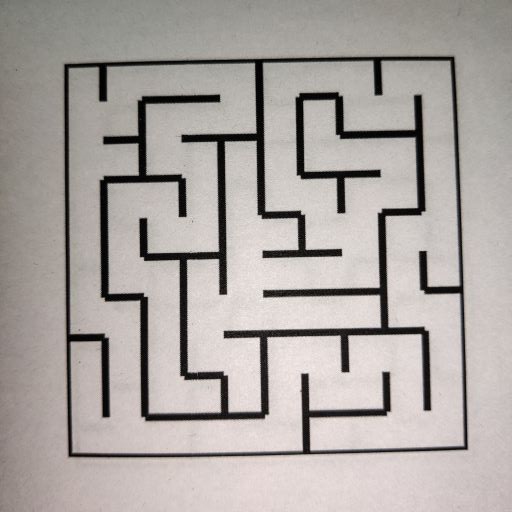
#> input picture Task 1/Start Afresh/1B Detect and Encode Maze/task_1b_detect_and_encode_maze/test_cases/maze00.jpg, 512 x 512 px, found by its file name; its folder holds only this picture in this run
$ python task_1b.py
#> lines starting #> are read from the running program, lines starting #| are printed output that depends on the picture; after the words box and inside, x2 and y2 are one past the last pixel; in counts of white or black regions, pixels touching at a corner belong together
#!/usr/bin/env python
# coding: utf-8

# In[1]:


'''
*****************************************************************************************
*
*        		===============================================
*           		Nirikshak Bot (NB) Theme (eYRC 2020-21)
*        		===============================================
*
*  This script is to implement Task 1B of Nirikshak Bot (NB) Theme (eYRC 2020-21).
*
*  This software is made available on an "AS IS WHERE IS BASIS".
*  Licensee/end user indemnifies and will keep e-Yantra indemnified from
*  any and all claim(s) that emanate from the use of the Software or
*  breach of the terms of this agreement.
*
*  e-Yantra - An MHRD project under National Mission on Education using ICT (NMEICT)
*
*****************************************************************************************
'''

# Team ID:			2182
# Author List:		Priyank Sisodia,Pranav Mittal
# Filename:			task_1b.py
# Functions:		applyPerspectiveTransform, detectMaze, writeToCsv
# 					getBorderCoordinates,orderedPolyDp,threshInputImage
# Global variables:
# 					[ List of global variables defined in this file ]


####################### IMPORT MODULES #######################
## You are not allowed to make any changes in this section. ##
## You have to implement this task with the three available ##
## modules for this task (numpy, opencv, csv)               ##
##############################################################
import numpy as np
import cv2
import csv
#import matplotlib.pyplot as plt
##############################################################


# In[2]:


################# ADD UTILITY FUNCTIONS HERE #################
## You can define any utility functions for your code.      ##
## Please add proper comments to ensure that your code is   ##
## readable and easy to understand.                         ##
##############################################################
def orderedPolyDp(corners):
    #ordering all the corners(output of aproxpoly give unordered cordinates of shape)
    rect = np.zeros((4, 2), dtype="float32")
    # the top-left point will have the smallest sum, whereas
    # the bottom-right point will have the largest sum
    s = corners.sum(axis=2)
    #print(s)
    rect[0] = corners[np.argmin(s)]
    rect[2] = corners[np.argmax(s)]
    #print(rect[0],rect[2])
    # now, compute the difference between the points, the
    # top-right point will have the smallest difference,
    # whereas the bottom-left will have the largest difference
    diff = np.diff(corners, axis=2)
    #print(diff)
    rect[1] = corners[np.argmin(diff)]
    rect[3] = corners[np.argmax(diff)]
    #small fault here ,if diff between both is same ???????????????????
    #order = topleft,topright,bottomright,bottomleft
    #print(f"final cordinates:",rect)
    return rect
def getBorderCoordinates(imgMorph):
    #finding the coordinates of corners of maze border
    #finding the ouutermost square
    contours, heirarchy = cv2.findContours(imgMorph,cv2.RETR_EXTERNAL,cv2.CHAIN_APPROX_NONE)
    #for c in contours:
    #print(len(contours))
    #getting the countour having max area
    maxCnt=contours[0]
    maxArea=0
    for cnt in contours:
        area=cv2.contourArea(cnt)
        if(area>maxArea):
            maxArea=area
            maxCnt=cnt
    perimeter = cv2.arcLength(maxCnt,True)
    corners = cv2.approxPolyDP(maxCnt, 0.01*perimeter,True)
    # [4 lines of commented-out code are left out]
    return corners
def threshInputImage(img):
    #thresholding image overall by increasing contrast and features
    imgGray = cv2.cvtColor(img,cv2.COLOR_BGR2GRAY)
    clahe = cv2.createCLAHE(clipLimit=2.0, tileGridSize=(8,8))
    imgGray = clahe.apply(imgGray)
    imgBlur = cv2.GaussianBlur(imgGray,(7,7),1)
    # [9 lines of commented-out code are left out]
    ret,imgThresh=cv2.threshold(imgBlur,0,255,cv2.THRESH_BINARY+cv2.THRESH_OTSU)
    return imgThresh
def morphInputImage(imgThresh):
    #thresholding specifically to get lines and features of maze
    kernel = np.ones((5, 5), np.uint8)
    #imgMorph=cv2.erode(imgThresh,kernel,iterations=2)
    #imgBlank = np.zeros_like(img)
    imgCanny = cv2.Canny(imgThresh,80,80)
    imgMorph=cv2.dilate(imgCanny,kernel,iterations=1)
    return imgMorph
def checkWall(roi):
    contours, _ = cv2.findContours(roi,cv2.RETR_EXTERNAL,cv2.CHAIN_APPROX_NONE)
    #for c in contours:
    #print(len(contours))
    #getting the countour having max area
    maxArea=0
    for cnt in contours:
        area=cv2.contourArea(cnt)
        if(area>maxArea):
            maxArea=area
    #print(maxArea)
    w,h=roi.shape
    if(maxArea>w*h/25):
        return True
    else:
        return False

##############################################################


# In[3]:


def applyPerspectiveTransform(input_img):

    """
    Purpose:
    ---
    takes a maze test case image as input and applies a Perspective Transfrom on it to isolate the maze

    Input Arguments:
    ---
    `input_img` :   [ numpy array ]
        maze image in the form of a numpy array

    Returns:
    ---
    `warped_img` :  [ numpy array ]
        resultant warped maze image after applying Perspective Transform

    Example call:
    ---
    warped_img = applyPerspectiveTransform(input_img)
    """

    warped_img = None

    ##############	ADD YOUR CODE HERE	##############

    #taking image-> gray-> canny ->findContour->draw contour on blank image
    img = input_img
    # [6 lines of commented-out code are left out]
    imgMorph=morphInputImage(threshInputImage(img))
    #plt.imshow(cv2.cvtColor(imgCanny,cv2.COLOR_BGR2RGB))
    #plt.imshow(cv2.cvtColor(imgMorph,cv2.COLOR_BGR2RGB))
    corners=getBorderCoordinates(imgMorph)
    rect=orderedPolyDp(corners)
    (tl, tr, br, bl) = rect
    #applying perspective transform
    # compute the width of the new image, which will be the
    # maximum distance between bottom-right and bottom-left
    # x-coordiates or the top-right and top-left x-coordinates
    widthA = np.sqrt(((br[0] - bl[0]) ** 2) + ((br[1] - bl[1]) ** 2))
    widthB = np.sqrt(((tr[0] - tl[0]) ** 2) + ((tr[1] - tl[1]) ** 2))
    maxWidth = max(int(widthA), int(widthB))
    # compute the height of the new image, which will be the
    # maximum distance between the top-right and bottom-right
    # y-coordinates or the top-left and bottom-left y-coordinates
    heightA = np.sqrt(((tr[0] - br[0]) ** 2) + ((tr[1] - br[1]) ** 2))
    heightB = np.sqrt(((tl[0] - bl[0]) ** 2) + ((tl[1] - bl[1]) ** 2))
    maxHeight = max(int(heightA), int(heightB))
    # now that we have the dimensions of the new image, construct
    # the set of destination points to obtain a "birds eye view",
    # (i.e. top-down view) of the image, again specifying points
    # in the top-left, top-right, bottom-right, and bottom-left
    # order
    dst = np.array([
        [0, 0],
        [maxWidth - 1, 0],
        [maxWidth - 1, maxHeight - 1],
        [0, maxHeight - 1]], dtype = "float32")
    #print(dst)
    # compute the perspective transform matrix and then apply it
    M = cv2.getPerspectiveTransform(rect, dst)
    warped_img = cv2.warpPerspective(img, M, (maxWidth, maxHeight))
    # [10 lines of commented-out code are left out]
    warped_img = cv2.resize(warped_img, (1280, 1280))
    ##################################################

    return warped_img
#path="test_cases/ball.jpeg"
#applyPerspectiveTransform(cv2.imread(path))


# In[4]:


def detectMaze(warped_img):

    """
    Purpose:
    ---
    takes the warped maze image as input and returns the maze encoded in form of a 2D array

    Input Arguments:
    ---
    `warped_img` :    [ numpy array ]
        resultant warped maze image after applying Perspective Transform

    Returns:
    ---
    `maze_array` :    [ nested list of lists ]
        encoded maze in the form of a 2D array

    Example call:
    ---
    maze_array = detectMaze(warped_img)
    """

    maze_array = []

    # [10 lines of commented-out code are left out]
    resultBitmap=morphInputImage(threshInputImage(warped_img.copy()))
    h,w=resultBitmap.shape
    #print(w,h)
    #maxe of 10 x 10
    w=(int)(w/10) #width of one unit
    h=(int)(h/10) #height of one unit
    wall=255#the pixel value at wall
    maze=10

    maze_array = np.zeros((maze,maze),dtype=np.uint8)
    # [10 lines of commented-out code are left out]
    for r in range(0,10,1):#row
        for c in range(0,10,1):#col
            score =0
            #creating an roi for each wall applying cv2.findCountour and storing the value in maze_array
            #we need to do this for alternate boxes only
            #this method need more improvement
            #roi for top
            #roi= resultBitmap[(int)(h*r-h/2):(int)(h*r+h/2),(int)(w*c):(int)(w*(c+1))]
            #top=checkWall(roi)
            #if((r==0)&(c==0)):
            #    plt.imshow(cv2.cvtColor(roi,cv2.COLOR_BGR2RGB))
            #roi for right
            #roi= resultBitmap[(int)(h*r):(int)(h*(r+1)),(int)(w*c-w/2):(int)(w*c+w/2)]
            #right=checkWall(roi)
            #roi for bottom
            #roi= resultBitmap[(int)(h*(r+1)-h/2):(int)(h*(r+1)+h/2),(int)(w*c):(int)(w*(c+1))]
            #bottom=checkWall(roi)
            #roi for left
            #roi= resultBitmap[(int)(h*r):(int)(h*(r+1)),(int)(w*(c+1)-w/2):(int)(w*(c+1)+w/2)]
            #left=checkWall(roi)
            top = resultBitmap[h*r+1,(int)(w*c+w/2)]==wall       #point at center of top
            right = resultBitmap[(int)(h*r+h/2),w*(c+1)-1]==wall#point at center of right
            bottom = resultBitmap[h*(r+1)-1,(int)(w*c+w/2)]==wall   #point at center of bottom
            left = resultBitmap[(int)(h*r+h/2),w*c+1]==wall         #point at center of left

            # [8 lines of commented-out code are left out]

            if top :
                score+=2
            if right:
                score+=4
            if bottom:
                score+=8
            if left:
                score+=1
            maze_array[r,c]=score
            # [24 lines of commented-out code are left out]
    maze_array=maze_array.tolist()
    return maze_array
#path="test_cases/maze04.jpg"
#cv2.imread(path)
#detectMaze(applyPerspectiveTransform(cv2.imread(path)))


# In[5]:


# NOTE:	YOU ARE NOT ALLOWED TO MAKE ANY CHANGE TO THIS FUNCTION
def writeToCsv(csv_file_path, maze_array):

	"""
	Purpose:
	---
	takes the encoded maze array and csv file name as input and writes the encoded maze array to the csv file

	Input Arguments:
	---
	`csv_file_path` :	[ str ]
		file path with name for csv file to write

	`maze_array` :		[ nested list of lists ]
		encoded maze in the form of a 2D array

	Example call:
	---
	warped_img = writeToCsv('test_cases/maze00.csv', maze_array)
	"""

	with open(csv_file_path, 'w', newline='') as file:
		writer = csv.writer(file)
		writer.writerows(maze_array)


# In[ ]:


# NOTE:	YOU ARE NOT ALLOWED TO MAKE ANY CHANGE TO THIS FUNCTION
#
# Function Name:    main
#        Inputs:    None
#       Outputs:    None
#       Purpose:    This part of the code is only for testing your solution. The function first takes 'maze00.jpg'
# 					as input, applies Perspective Transform by calling applyPerspectiveTransform function,
# 					encodes the maze input in form of 2D array by calling detectMaze function and writes this data to csv file
# 					by calling writeToCsv function, it then asks the user whether to repeat the same on all maze images
# 					present in 'test_cases' folder or not. Write your solution ONLY in the space provided in the above
# 					applyPerspectiveTransform and detectMaze functions.

if __name__ == "__main__":

	# path directory of images in 'test_cases' folder
	img_dir_path = 'test_cases/'

	# path to 'maze00.jpg' image file
	file_num = 0
	img_file_path = img_dir_path + 'maze0' + str(file_num) + '.jpg'

	print('\n============================================')
	print('\nFor maze0' + str(file_num) + '.jpg')

	# path for 'maze00.csv' output file
	csv_file_path = img_dir_path + 'maze0' + str(file_num) + '.csv'

	# read the 'maze00.jpg' image file
	input_img = cv2.imread(img_file_path)
#> input_img is the input picture: shape (512, 512, 3); mean B, G, R 161.5, 164.9, 171

	# get the resultant warped maze image after applying Perspective Transform
	warped_img = applyPerspectiveTransform(input_img)
#> in threshInputImage, `ret,imgThresh=cv2.threshold(imgBlur,0,255,cv2.THRESH_BINARY+cv2.THRESH..`:
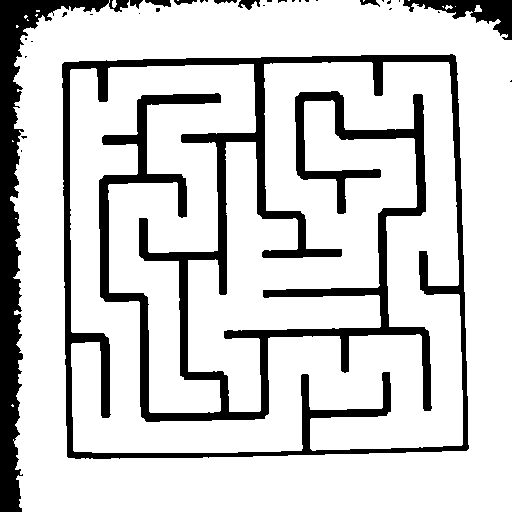
#> imgThresh: shape (512, 512); 81.4% white; 33 black regions (24 under 20 px), largest, box (x1, y1, x2, y2) and area: (62, 54, 469, 459) 35520, (0, 0, 129, 512) 10771, (403, 0, 512, 40) 1713
#> in threshInputImage, `ret,imgThresh=cv2.threshold(imgBlur,0,255,cv2.THRESH_BINARY+cv2.THRESH..`: ret = 130
#> in morphInputImage, `kernel = np.ones((5, 5), np.uint8)`: kernel = [[1, 1, 1, 1, 1], [1, 1, 1, 1, 1], [1, 1, 1, 1, 1], [1, 1, 1, 1, 1], [1, 1, 1, 1, 1]]
#> in morphInputImage, `imgCanny = cv2.Canny(imgThresh,80,80)`: imgCanny: shape (512, 512); 4.1% white in thin lines or dots
#> in morphInputImage, `imgMorph=cv2.dilate(imgCanny,kernel,iterations=1)`:
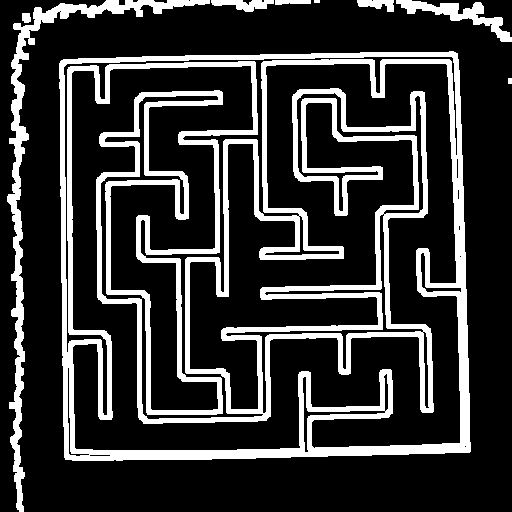
#> imgMorph: shape (512, 512); 21.2% white; 9 white regions (1 under 20 px)
#> in getBorderCoordinates, `contours, heirarchy = cv2.findContours(imgMorph,cv2.RETR_EXTERNAL,cv2...`: contours = 9 contours, 2 with area under 20; largest, box (x1, y1, x2, y2) and area: (59, 51, 471, 461) 162073, (7, 0, 210, 512) 4966, (396, 0, 512, 42) 1172, (211, 0, 274, 12) 369, (357, 0, 394, 12) 235, (275, 0, 311, 5) 110, (22, 13, 31, 23) 64
#> in getBorderCoordinates, `maxCnt=contours[0]`: maxCnt = contour of 16 points, box (x1, y1, x2, y2) (508, 78, 512, 84), area 15
#> the loop in getBorderCoordinates, `for cnt in contours:` made 9 passes
#> (area, maxArea) on pass 2: (162073, 162073)
#> area on passes 3, 4, 5, 7, 8, 9: 63.5, 1172, 235, 110.5, 369, 4966.5
#> after the loop in getBorderCoordinates, `for cnt in contours:`: maxArea = 162073; maxCnt = contour of 1598 points, box (x1, y1, x2, y2) (59, 51, 471, 461), area 162073
#> in getBorderCoordinates, `perimeter = cv2.arcLength(maxCnt,True)`: perimeter = 1618.7
#> in getBorderCoordinates, `corners = cv2.approxPolyDP(maxCnt, 0.01*perimeter,True)`: corners = [[457, 53], [60, 61], [65, 459], [470, 451]]
#> in orderedPolyDp, `s = corners.sum(axis=2)`: s = [510, 121, 524, 921]
#> in orderedPolyDp, `diff = np.diff(corners, axis=2)`: diff = [-404, 1, 394, -19]
#> in applyPerspectiveTransform, `rect=orderedPolyDp(corners)`: rect = [[60, 61], [457, 53], [470, 451], [65, 459]]
#> in applyPerspectiveTransform, `(tl, tr, br, bl) = rect`: tl = [60, 61]; tr = [457, 53]; br = [470, 451]; bl = [65, 459]
#> in applyPerspectiveTransform, `widthA = np.sqrt(((br[0] - bl[0]) ** 2) + ((br[1] - bl[1]) ** 2))`: widthA = 405.1
#> in applyPerspectiveTransform, `widthB = np.sqrt(((tr[0] - tl[0]) ** 2) + ((tr[1] - tl[1]) ** 2))`: widthB = 397.1
#> in applyPerspectiveTransform, `maxWidth = max(int(widthA), int(widthB))`: maxWidth = 405
#> in applyPerspectiveTransform, `heightA = np.sqrt(((tr[0] - br[0]) ** 2) + ((tr[1] - br[1]) ** 2))`: heightA = 398.2
#> in applyPerspectiveTransform, `heightB = np.sqrt(((tl[0] - bl[0]) ** 2) + ((tl[1] - bl[1]) ** 2))`: heightB = 398
#> in applyPerspectiveTransform, `dst = np.array([ [0, 0], [maxWidth - 1, 0], [maxWidth - 1, maxHeight -..`: dst = [[0, 0], [404, 0], [404, 397], [0, 397]]
#> in applyPerspectiveTransform, `M = cv2.getPerspectiveTransform(rect, dst)`: M = [[1.02, -0.0128, -60.48], [0.0206, 1.02, -63.49], [2.03e-06, 5.07e-05, 1]]
#> in applyPerspectiveTransform, `warped_img = cv2.warpPerspective(img, M, (maxWidth, maxHeight))`:
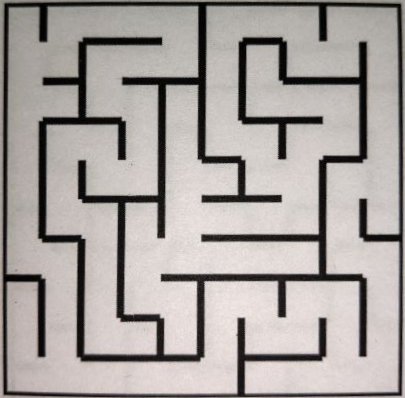
#> warped_img: shape (398, 405, 3); mean B, G, R 159.3, 162.3, 168.1

	if type(warped_img) is np.ndarray:

		# get the encoded maze in the form of a 2D array
		maze_array = detectMaze(warped_img)
#> in threshInputImage (call 2), `imgGray = clahe.apply(imgGray)`:
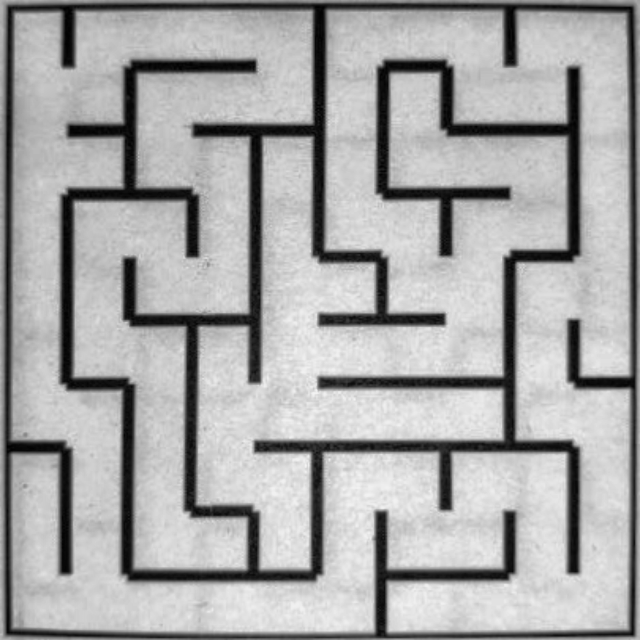
#> imgGray: shape (1280, 1280) (shown at 1/2 size); min 0, max 245, mean 167.9
#> in threshInputImage (call 2), `ret,imgThresh=cv2.threshold(imgBlur,0,255,cv2.THRESH_BINARY+cv2.THRESH..`:
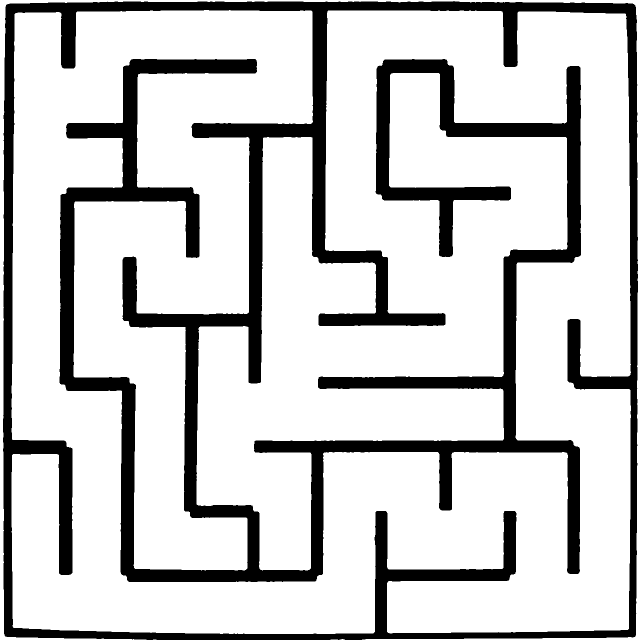
#> imgThresh: shape (1280, 1280) (shown at 1/2 size); 79.4% white; 1 black region, box (x1, y1, x2, y2) and area: (6, 2, 1276, 1280) 337266
#> in threshInputImage (call 2), `ret,imgThresh=cv2.threshold(imgBlur,0,255,cv2.THRESH_BINARY+cv2.THRESH..`: ret = 124
#> in morphInputImage (call 2), `imgCanny = cv2.Canny(imgThresh,80,80)`:
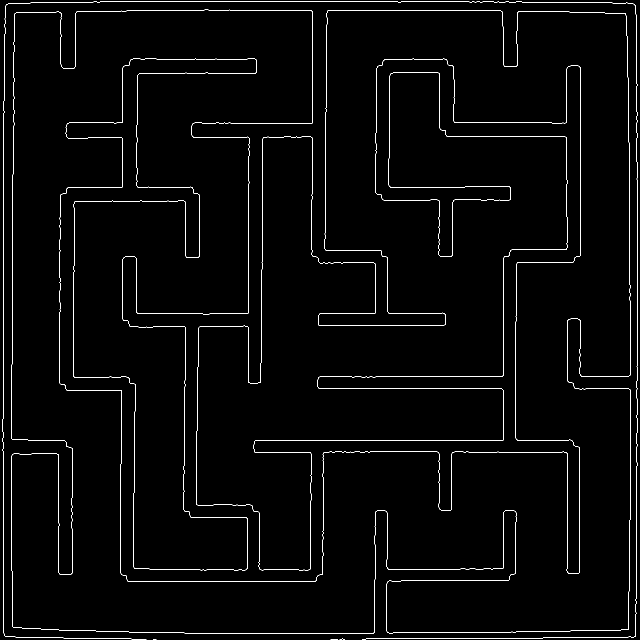
#> imgCanny: shape (1280, 1280) (shown at 1/2 size); 1.8% white in thin lines or dots
#> in morphInputImage (call 2), `imgMorph=cv2.dilate(imgCanny,kernel,iterations=1)`:
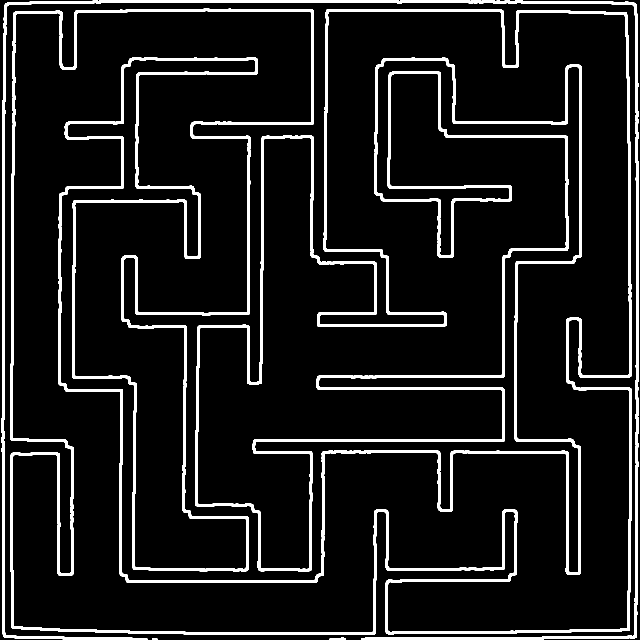
#> imgMorph: shape (1280, 1280) (shown at 1/2 size); 9.2% white; 4 white regions, box (x1, y1, x2, y2) and area: (20, 17, 1264, 1270) 127408, (3, 0, 1278, 1280) 23771, (659, 1275, 692, 1280) 135, (304, 1276, 315, 1280) 42
#> in detectMaze, `maze_array=maze_array.tolist()`: maze_array = 10 items, first 6: [0, 2, 2, 2, 2, 2, 2, 2, 0, 0], [0, 0, 0, 0, 0, 0, 0, 0, 0, 0], [0, 0, 0, 0, 0, 0, 0, 0, 0, 0], [0, 0, 0, 0, 0, 0, 0, 0, 0, 0], [0, 0, 0, 0, 0, 0, 0, 0, 0, 0], [0, 0, 0, 0, 0, 0, 0, 0, 0, 0]

		if (type(maze_array) is list) and (len(maze_array) == 10):

			print('\nEncoded Maze Array = %s' % (maze_array))
#> (printed output is left out)
			print('\n============================================')

			# writes the encoded maze array to the csv file
			writeToCsv(csv_file_path, maze_array)

			cv2.imshow('warped_img_0' + str(file_num), warped_img)
			cv2.waitKey(0)
			cv2.destroyAllWindows()

		else:

			print('\n[ERROR] maze_array returned by detectMaze function is not complete. Check the function in code.\n')
			exit()

	else:

		print('\n[ERROR] applyPerspectiveTransform function is not returning the warped maze image in expected format! Check the function in code.\n')
		exit()

	choice = input('\nDo you want to run your script on all maze images ? => "y" or "n": ')
#> the answer given: ../../../Task 1/Start Afresh/1B Detect and Encode Maze/task_1b_detect_and_encode_maze/test_cases/maze00.jpg

	if choice == 'y':

		for file_num in range(1, 10):

			# path to image file
			img_file_path = img_dir_path + 'maze0' + str(file_num) + '.jpg'

			print('\n============================================')
			print('\nFor maze0' + str(file_num) + '.jpg')

			# path for csv output file
			csv_file_path = img_dir_path + 'maze0' + str(file_num) + '.csv'

			# read the image file
			input_img = cv2.imread(img_file_path)

			# get the resultant warped maze image after applying Perspective Transform
			warped_img = applyPerspectiveTransform(input_img)

			if type(warped_img) is np.ndarray:

				# get the encoded maze in the form of a 2D array
				maze_array = detectMaze(warped_img)

				if (type(maze_array) is list) and (len(maze_array) == 10):

					print('\nEncoded Maze Array = %s' % (maze_array))
					print('\n============================================')

					# writes the encoded maze array to the csv file
					writeToCsv(csv_file_path, maze_array)

					cv2.imshow('warped_img_0' + str(file_num), warped_img)
					cv2.waitKey(0)
					cv2.destroyAllWindows()

				else:

					print('\n[ERROR] maze_array returned by detectMaze function is not complete. Check the function in code.\n')
					exit()

			else:

				print('\n[ERROR] applyPerspectiveTransform function is not returning the warped maze image in expected format! Check the function in code.\n')
				exit()

	else:

		print('')
